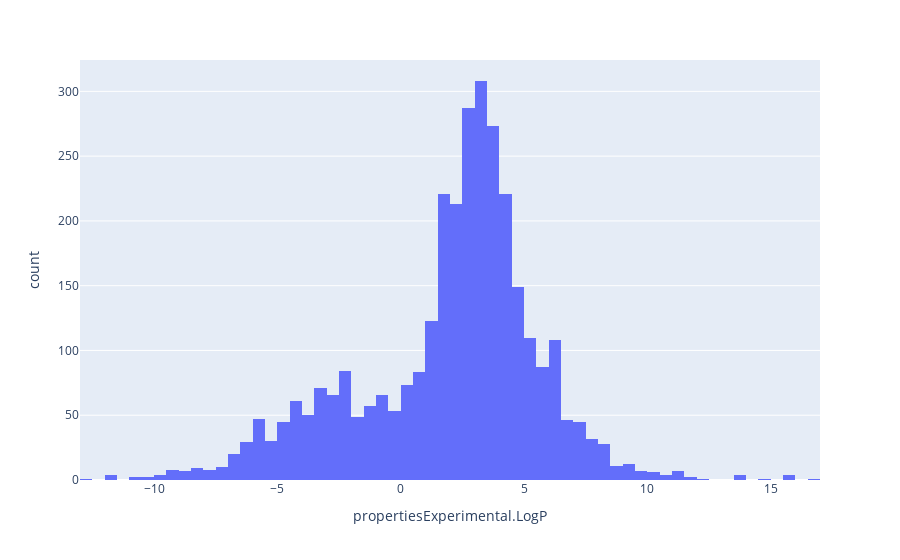

Notebook code for this chart:
### Code cell
import nbformat
import plotly.express as px

fig = px.histogram(df, x=numericCols[1])

fig.show()

### Figure 1 — Plotly figure (JSON) as saved in the notebook; plotly's stock layout.template omitted (floating-point values rounded to 4 significant figures; data arrays with more than 128 entries replaced by an {"elided": "..."} marker saying what was removed)
{"data": [{"alignmentgroup": "True", "bingroup": "x", "hovertemplate": "propertiesExperimental.LogP=%{x}<br>count=%{y}<extra></extra>", "legendgroup": "", "marker": {"color": "#636efa", "pattern": {"shape": ""}}, "name": "", "offsetgroup": "", "orientation": "v", "showlegend": false, "type": "histogram", "x": {"elided": "3250 float values"}, "xaxis": "x", "yaxis": "y"}], "layout": {"barmode": "relative", "legend": {"tracegroupgap": 0}, "margin": {"t": 60}, "xaxis": {"anchor": "y", "domain": [0, 1], "title": {"text": "propertiesExperimental.LogP"}}, "yaxis": {"anchor": "x", "domain": [0, 1], "title": {"text": "count"}}}}
